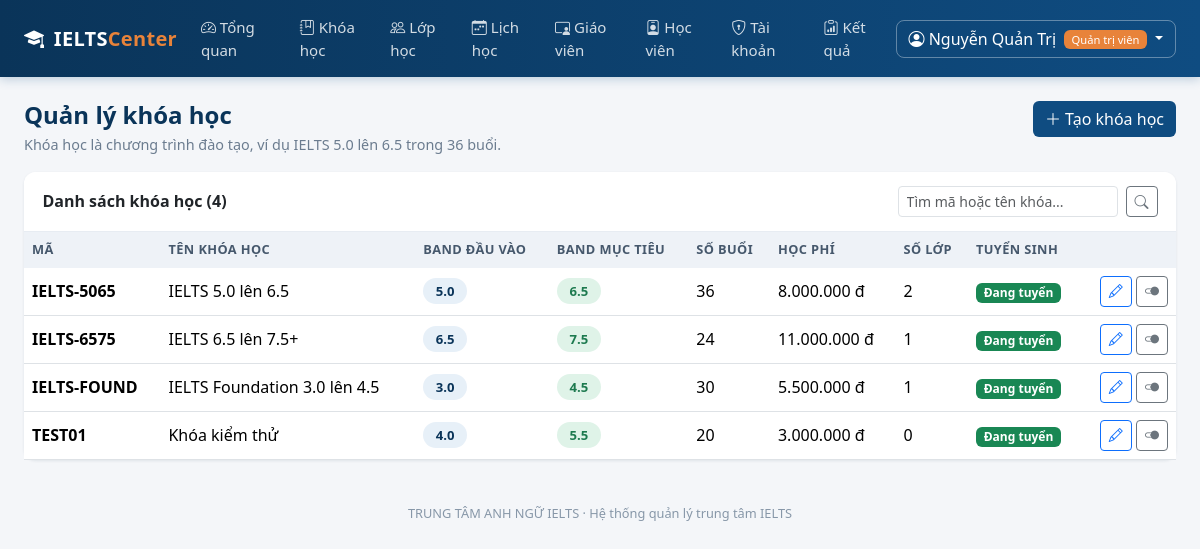
Page /quan-tri/khoa-hoc (signed in) on the committed database.
### models.py (models this page shows, shortened)
class User(UserMixin, db.Model):
    __tablename__ = "users"
    id = db.Column(db.Integer, primary_key=True)
    username = db.Column(db.String(50), unique=True, nullable=False, index=True)
    password_hash = db.Column(db.String(255), nullable=False)
    role = db.Column(db.String(20), nullable=False, default=ROLE_STUDENT)
    full_name = db.Column(db.String(120), nullable=False)
    email = db.Column(db.String(120))
    phone = db.Column(db.String(20))
    is_locked = db.Column(db.Boolean, default=False, nullable=False)
    failed_logins = db.Column(db.Integer, default=0, nullable=False)
    created_at = db.Column(db.DateTime, default=datetime.now)
    teacher = db.relationship(
        "TeacherProfile", back_populates="user", uselist=False, cascade="all, delete-orphan"
    )
    student = db.relationship(
        "StudentProfile", back_populates="user", uselist=False, cascade="all, delete-orphan"
    )
    @property
    def role_label(self):
        return ROLE_LABELS.get(self.role, self.role)
    @property
    def is_admin(self):
        return self.role == ROLE_ADMIN

class Course(db.Model):
    __tablename__ = "courses"
    id = db.Column(db.Integer, primary_key=True)
    code = db.Column(db.String(20), unique=True, nullable=False)
    name = db.Column(db.String(150), nullable=False)
    entry_band = db.Column(db.Float, nullable=False)
    target_band = db.Column(db.Float, nullable=False)
    sessions = db.Column(db.Integer, nullable=False, default=36)
    tuition = db.Column(db.Integer, nullable=False, default=0)   # hoc phi (VND)
    is_open = db.Column(db.Boolean, default=True, nullable=False)
    description = db.Column(db.Text)
    classes = db.relationship("ClassRoom", back_populates="course")

### blueprints/admin.py (the view)
@admin_bp.route("/khoa-hoc")
def courses():
    keyword = request.args.get("q", "").strip()
    query = Course.query
    if keyword:
        like = f"%{keyword}%"
        query = query.filter(db.or_(Course.name.ilike(like), Course.code.ilike(like)))
    return render_template(
        "admin/courses.html", courses=query.order_by(Course.code).all(), keyword=keyword
    )

### blueprints/admin.py (called while the page is built)
@admin_bp.before_request
@admin_required
def _guard():
    return None

### models.py (called while the page is built)
@login_manager.user_loader
def load_user(user_id):
    return db.session.get(User, int(user_id))

### utils.py (called while the page is built)
def role_required(*roles):
    def decorator(view):
        @wraps(view)
        def wrapper(*args, **kwargs):
            if not current_user.is_authenticated:
                flash("Vui lòng đăng nhập để tiếp tục.", "warning")
                return redirect(url_for("auth.login"))
            if current_user.role not in roles:
                abort(403)
            return view(*args, **kwargs)
        return wrapper
    return decorator

### templates/admin/courses.html (shortened to what this page needs)
{% extends "base.html" %}
{% block content %}
<div class="d-flex justify-content-between align-items-start mb-3 flex-wrap gap-2">
  <div>
    <h4 class="page-title">Quản lý khóa học</h4>
    <p class="page-sub mb-0">Khóa học là chương trình đào tạo, ví dụ IELTS 5.0 lên 6.5 trong 36 buổi.</p>
  </div>
  <a href="{{ url_for('admin.course_form') }}" class="btn btn-primary" style="background:var(--brand);border:none">
    <i class="bi bi-plus-lg"></i> Tạo khóa học
  </a>
</div>
<div class="card">
  <div class="card-header d-flex justify-content-between align-items-center">
    <span>Danh sách khóa học ({{ courses|length }})</span>
    <form class="d-flex gap-2" method="get">
      <input type="text" name="q" value="{{ keyword }}" class="form-control form-control-sm" placeholder="Tìm mã hoặc tên khóa...">
      <button class="btn btn-sm btn-outline-secondary"><i class="bi bi-search"></i></button>
    </form>
  </div>
  <div class="table-responsive">
    <table class="table table-hover mb-0">
      <thead>
        <tr>
          <th>Mã</th><th>Tên khóa học</th><th>Band đầu vào</th><th>Band mục tiêu</th>
          <th>Số buổi</th><th>Học phí</th><th>Số lớp</th><th>Tuyển sinh</th><th></th>
        </tr>
      </thead>
      <tbody>
      {% for c in courses %}
        <tr>
          <td class="fw-semibold">{{ c.code }}</td>
          <td>{{ c.name }}</td>
          <td><span class="band-pill">{{ c.entry_band }}</span></td>
          <td><span class="band-pill high">{{ c.target_band }}</span></td>
          <td>{{ c.sessions }}</td>
          <td>{{ c.tuition | vnd }}</td>
          <td>{{ c.classes|length }}</td>
          <td>
            {% if c.is_open %}
              <span class="badge bg-success">Đang tuyển</span>
            {% else %}
              <span class="badge bg-secondary">Ngừng tuyển</span>
            {% endif %}
          </td>
          <td class="text-end">
            <a href="{{ url_for('admin.course_form', course_id=c.id) }}" class="btn btn-sm btn-outline-primary"><i class="bi bi-pencil"></i></a>
            <form method="post" action="{{ url_for('admin.course_toggle', course_id=c.id) }}" class="d-inline"
                  data-confirm="Đổi trạng thái tuyển sinh của khóa {{ c.code }}?">
              <button class="btn btn-sm btn-outline-secondary"><i class="bi bi-toggle2-{{ 'on' if c.is_open else 'off' }}"></i></button>
            </form>
          </td>
        </tr>
      {% else %}
        <tr><td colspan="9" class="text-center text-muted py-4">Chưa có khóa học nào.</td></tr>
      {% endfor %}
      </tbody>
    </table>
  </div>
</div>
{% endblock %}

### templates/base.html (shortened to what this page needs)
<!DOCTYPE html>
<html lang="vi">
<head>
  <link href="{{ url_for('static', filename='vendor/bootstrap/bootstrap.min.css') }}" rel="stylesheet">
  <link href="{{ url_for('static', filename='vendor/bootstrap-icons/bootstrap-icons.min.css') }}" rel="stylesheet">
  <link rel="stylesheet" href="{{ url_for('static', filename='css/style.css') }}">
</head>
<body class="{% if not current_user.is_authenticated %}page-auth{% endif %}">
{% if current_user.is_authenticated %}
<nav class="navbar navbar-expand-lg app-navbar sticky-top">
  <div class="container-fluid px-4">
    <a class="navbar-brand" href="{{ url_for('auth.index') }}">
      <i class="bi bi-mortarboard-fill me-1"></i> IELTS<span class="brand-light">Center</span>
    </a>
    <div class="collapse navbar-collapse" id="mainNav">
      <ul class="navbar-nav me-auto">
        {% if current_user.is_admin %}
          <li class="nav-item"><a class="nav-link" href="{{ url_for('admin.dashboard') }}"><i class="bi bi-speedometer2"></i> Tổng quan</a></li>
          <li class="nav-item"><a class="nav-link" href="{{ url_for('admin.courses') }}"><i class="bi bi-journal-bookmark"></i> Khóa học</a></li>
          <li class="nav-item"><a class="nav-link" href="{{ url_for('admin.classes') }}"><i class="bi bi-people"></i> Lớp học</a></li>
          <li class="nav-item"><a class="nav-link" href="{{ url_for('admin.schedule_management') }}"><i class="bi bi-calendar-week"></i> Lịch học</a></li>
          <li class="nav-item"><a class="nav-link" href="{{ url_for('admin.teachers') }}"><i class="bi bi-person-video3"></i> Giáo viên</a></li>
          <li class="nav-item"><a class="nav-link" href="{{ url_for('admin.students') }}"><i class="bi bi-person-badge"></i> Học viên</a></li>
          <li class="nav-item"><a class="nav-link" href="{{ url_for('admin.accounts') }}"><i class="bi bi-shield-lock"></i> Tài khoản</a></li>
          <li class="nav-item"><a class="nav-link" href="{{ url_for('admin.scores') }}"><i class="bi bi-clipboard-data"></i> Kết quả</a></li>
        {% elif current_user.is_teacher %}
          <li class="nav-item"><a class="nav-link" href="{{ url_for('teacher.dashboard') }}"><i class="bi bi-speedometer2"></i> Lớp giảng dạy</a></li>
          <li class="nav-item"><a class="nav-link" href="{{ url_for('teacher.schedule') }}"><i class="bi bi-calendar-week"></i> Lịch dạy</a></li>
        {% endif %}
      </ul>
      <div class="dropdown">
        <a class="btn btn-user dropdown-toggle" href="#" data-bs-toggle="dropdown">
          <i class="bi bi-person-circle"></i>
          {{ current_user.full_name }}
          <span class="badge role-badge ms-1">{{ current_user.role_label }}</span>
        </a>
      </div>
    </div>
  </div>
</nav>
{% endif %}
<main class="{% if current_user.is_authenticated %}container-fluid px-4 py-4{% else %}auth-wrapper{% endif %}">
  {% block content %}{% endblock %}
</main>
{% if current_user.is_authenticated %}
<footer class="app-footer">
  {{ CENTER_NAME }} · Hệ thống quản lý trung tâm IELTS
</footer>
{% endif %}
</body>
</html>

### static/css/style.css (style rules this page uses)
:root { --brand: #0f4c81; --brand-dark: #0a3459; --brand-light: #4a90c2; --accent: #e8833a; --surface: #f4f6f9; }
body { background: var(--surface); font-family: "Segoe UI", Roboto, "Helvetica Neue", Arial, sans-serif; color: #23303d; min-height: 100vh; }
.app-navbar { background: linear-gradient(90deg, var(--brand-dark), var(--brand)); box-shadow: 0 2px 10px rgba(15, 76, 129, .25); }
.app-navbar .navbar-brand { color: #fff; font-weight: 700; letter-spacing: .3px; }
.app-navbar .brand-light { color: var(--accent); }
.app-navbar .nav-link { color: rgba(255, 255, 255, .82); font-size: .94rem; padding: .5rem .85rem; border-radius: 6px; }
.btn-user { color: #fff; border: 1px solid rgba(255,255,255,.35); border-radius: 8px; }
.role-badge { background: var(--accent); font-weight: 500; font-size: .7rem; }
.card { border: none; border-radius: 12px; box-shadow: 0 1px 3px rgba(16, 40, 66, .09); }
.card-header { background: #fff; border-bottom: 1px solid #e7ecf2; font-weight: 600; border-radius: 12px 12px 0 0 !important; padding: .9rem 1.15rem; }
.page-title { font-weight: 700; color: var(--brand-dark); margin-bottom: .25rem; }
.page-sub { color: #6b7c8f; font-size: .9rem; }
.table thead th { background: #eef2f7; color: #46586c; font-size: .8rem; text-transform: uppercase; letter-spacing: .4px; border-bottom: none; }
.table td, .table th { vertical-align: middle; }
.band-pill { display: inline-block; min-width: 44px; text-align: center; padding: .2rem .5rem; border-radius: 20px; font-weight: 600; font-size: .82rem; background: #e7f0f8; color: var(--brand-dark); }
.band-pill.high { background: #dff3e8; color: #1d7a4f; }
.app-footer { text-align: center; color: #8797a8; font-size: .8rem; padding: 1.25rem 0 2rem; }

### rows in the picture
User: full_name "Nguyễn Quản Trị", role_label "Quản trị viên"
Course: code "IELTS-5065", name "IELTS 5.0 lên 6.5", entry_band "5.0", target_band "6.5", sessions "36", tuition|vnd "8.000.000 đ", classes|length "2", is_open "Đang tuyển"
Course: code "IELTS-6575", name "IELTS 6.5 lên 7.5+", entry_band "6.5", target_band "7.5", sessions "24", tuition|vnd "11.000.000 đ", classes|length "1", is_open "Đang tuyển"
Course: code "IELTS-FOUND", name "IELTS Foundation 3.0 lên 4.5", entry_band "3.0", target_band "4.5", sessions "30", tuition|vnd "5.500.000 đ", classes|length "1", is_open "Đang tuyển"
Course: code "TEST01", name "Khóa kiểm thử", entry_band "4.0", target_band "5.5", sessions "20", tuition|vnd "3.000.000 đ", classes|length "0", is_open "Đang tuyển"

### other values in the picture
{{ courses|length }} "4"
{{ CENTER_NAME }} "TRUNG TÂM ANH NGỮ IELTS"
